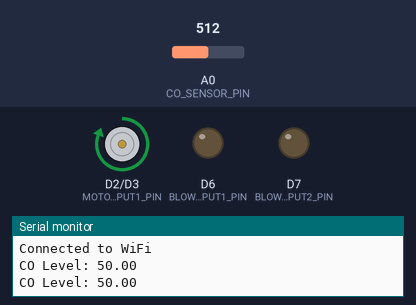
A sketch run on a simulated ESP8266 (NodeMCU). On the bench: motor-driver pin pairs drawn as motors (green arrow = first pin HIGH = forward, orange = second pin HIGH = backward, longer = more drive, scaled by the enable pin), output pins drawn as LEDs (lit = HIGH), the last lines printed to the serial monitor. Inputs (shaded band) come from the test bench; at power-on: A0 (CO_SENSOR_PIN) = 512. WiFi joins after 1.5 s; servers stay silent unless stated.

Above: at 3.2 s.
3.3 s: A0 (CO_SENSOR_PIN) set to 524
At 4.8 s:
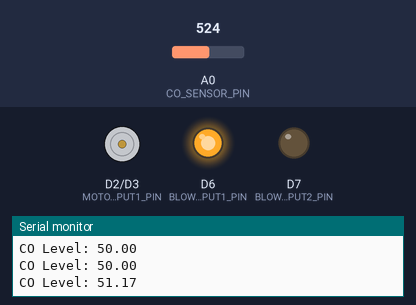
5.5 s: A0 (CO_SENSOR_PIN) set to 511
At 6.3 s:
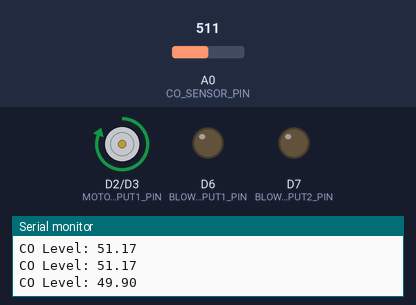
7.5 s: A0 (CO_SENSOR_PIN) set to 716
At 9.1 s:
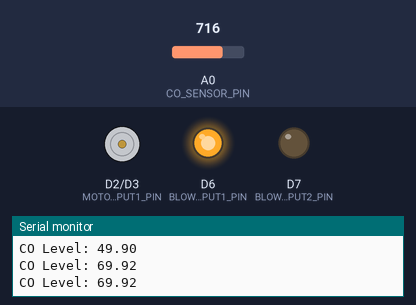
Timing chart, 0 to 10.6 s (numbered marks = the images above; inputs shaded):
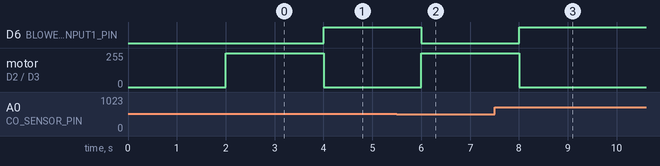

The sketch:

air_quality_controller.ino
```cpp
/*
Air Quality Management System – Arduino Firmware

Final controller firmware used during the project.
Controls fan and blower based on CO sensor readings.
ML prediction logic runs off-device.
*/

#include <ESP8266WiFi.h>

#define MOTOR_ENABLE_PIN D1
#define MOTOR_INPUT1_PIN D2
#define MOTOR_INPUT2_PIN D3
#define BLOWER_INPUT1_PIN D6
#define BLOWER_INPUT2_PIN D7
#define CO_SENSOR_PIN A0

const char* ssid = "YOUR_WIFI_SSID";
const char* password = "YOUR_WIFI_PASSWORD";

float motorThreshold = 50.0;
float blowerThreshold = 100.0;

void setup() {
  Serial.begin(115200);

  pinMode(MOTOR_ENABLE_PIN, OUTPUT);
  pinMode(MOTOR_INPUT1_PIN, OUTPUT);
  pinMode(MOTOR_INPUT2_PIN, OUTPUT);
  pinMode(BLOWER_INPUT1_PIN, OUTPUT);
  pinMode(BLOWER_INPUT2_PIN, OUTPUT);

  WiFi.begin(ssid, password);
  while (WiFi.status() != WL_CONNECTED) {
    delay(1000);
    Serial.println("Connecting to WiFi...");
  }
  Serial.println("Connected to WiFi");
}

void loop() {
  float sensorValue = analogRead(CO_SENSOR_PIN);
  float normalizedValue = (sensorValue / 1024.0) * 100.0;

  Serial.print("CO Level: ");
  Serial.println(normalizedValue);

  if (normalizedValue <= motorThreshold) {
    runMotor();
    stopBlower();
  } else if (normalizedValue <= blowerThreshold) {
    stopMotor();
    runBlower();
  } else {
    stopMotor();
    stopBlower();
  }

  delay(1000);
}

void stopMotor() {
  digitalWrite(MOTOR_ENABLE_PIN, LOW);
  digitalWrite(MOTOR_INPUT1_PIN, LOW);
  digitalWrite(MOTOR_INPUT2_PIN, LOW);
}

void runMotor() {
  digitalWrite(MOTOR_ENABLE_PIN, HIGH);
  digitalWrite(MOTOR_INPUT1_PIN, HIGH);
  digitalWrite(MOTOR_INPUT2_PIN, LOW);
}

void stopBlower() {
  digitalWrite(BLOWER_INPUT1_PIN, LOW);
  digitalWrite(BLOWER_INPUT2_PIN, LOW);
}

void runBlower() {
  digitalWrite(BLOWER_INPUT1_PIN, HIGH);
  digitalWrite(BLOWER_INPUT2_PIN, LOW);
}
```

Measured:
- the behaviour switches between 512 and 513 on A0 (CO_SENSOR_PIN) (found by bisection; images 0 and 1)
- after the input at 3.3 s, D6 (BLOWER_INPUT1_PIN): LOW → HIGH after 0.70 s; motor on D2 (MOTOR_INPUT1_PIN) / D3 (MOTOR_INPUT2_PIN): forward 255/255 → stopped after 0.70 s
- after the input at 5.5 s, D6 (BLOWER_INPUT1_PIN): HIGH → LOW after 0.50 s; motor on D2 (MOTOR_INPUT1_PIN) / D3 (MOTOR_INPUT2_PIN): stopped → forward 255/255 after 0.50 s
- after the input at 7.5 s, D6 (BLOWER_INPUT1_PIN): LOW → HIGH after 0.50 s; motor on D2 (MOTOR_INPUT1_PIN) / D3 (MOTOR_INPUT2_PIN): forward 255/255 → stopped after 0.50 s
